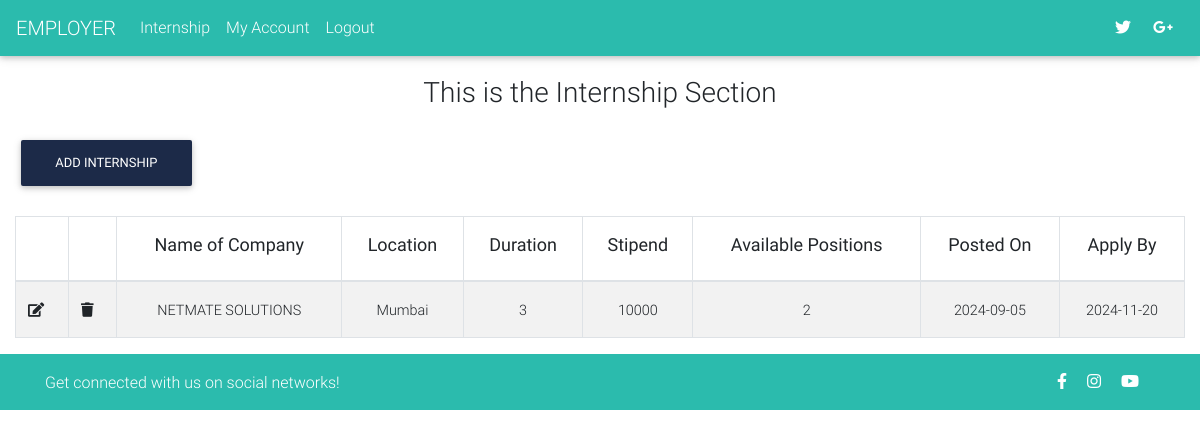
Page /employer/internship.php (signed in) on the committed database.
### tables this page shows
CREATE TABLE `internships` (
  `id` int(11) NOT NULL,
  `emp_id` int(11) NOT NULL,
  `category` text NOT NULL,
  `postedOn` text NOT NULL,
  `applyBy` text NOT NULL,
  `nameOfCompany` text NOT NULL,
  `aboutCompany` text NOT NULL,
  `aboutInternship` text NOT NULL,
  `location` text NOT NULL,
  `perks` text NOT NULL,
  `duration` int(100) NOT NULL,
  `stipend` int(100) NOT NULL,
  `positions` int(11) NOT NULL,
  `whoCanApply` text NOT NULL,
  `featured` tinyint(4) NOT NULL DEFAULT '0',
  `deleted` tinyint(4) NOT NULL DEFAULT '0'
);

CREATE TABLE `employer` (
  `id` int(11) NOT NULL,
  `nameOfCompany` text NOT NULL,
  `aboutCompany` text NOT NULL,
  `email` varchar(255) NOT NULL,
  `password` varchar(255) NOT NULL,
  `address1` text NOT NULL,
  `address2` text NOT NULL,
  `city` varchar(100) NOT NULL,
  `state` varchar(100) NOT NULL,
  `zipcode` int(100) NOT NULL,
  `phone` text NOT NULL,
  `country` varchar(100) NOT NULL,
  `ip` varchar(255) NOT NULL,
  `date` datetime NOT NULL DEFAULT CURRENT_TIMESTAMP
);

### employer/internship.php (the view, shortened to what this page needs)
<?php
  include('includes/header.php');
?>
<?php
  $email = $_SESSION['email'];
  $sql = "SELECT * FROM employer WHERE email = '$email'";
    $result = $db->query($sql);
    while ($row_pro = mysqli_fetch_array($result)) {
          $emp_id = $row_pro['id'];
          $emp_name = $row_pro['nameOfCompany'];
          $emp_about = $row_pro['aboutCompany'];
    }
?>
<?php
  if(!isset($_SESSION['email'])){
      echo "<script>window.open('login.php','_self')</script>";
    }else{
?>
  <main>
    <h3 class="text-center p-3">This is the Internship Section</h3>
    <?php
      if(isset($_GET['add']) || isset($_GET['edit'])){
        $parentQuery = $db->query("SELECT * FROM internships");
        $category = ((isset($_POST['category']) && $_POST['category'] != '')?sanitize($_POST['category']):'');
        $postedOn = ((isset($_POST['postedOn']) && $_POST['postedOn'] != '')?sanitize($_POST['postedOn']):'');
        $applyBy = ((isset($_POST['applyBy']) && $_POST['applyBy'] != '')?sanitize($_POST['applyBy']):'');
        $nameOfCompany = ((isset($_POST['nameOfCompany']) && $_POST['nameOfCompany'] != '')?sanitize($_POST['nameOfCompany']):'');
        $aboutCompany = ((isset($_POST['aboutCompany']) && $_POST['aboutCompany'] != '')?sanitize($_POST['aboutCompany']):'');
        $aboutInternship = ((isset($_POST['aboutInternship']) && $_POST['aboutInternship'] != '')?sanitize($_POST['aboutInternship']):'');
        $location = ((isset($_POST['location']) && $_POST['location'] != '')?sanitize($_POST['location']):'');
        $perks = ((isset($_POST['perks']) && $_POST['perks'] != '')?sanitize($_POST['perks']):'');
        $duration = ((isset($_POST['duration']) && $_POST['duration'] != '')?sanitize($_POST['duration']):'');
        $stipend = ((isset($_POST['stipend']) && $_POST['stipend'] != '')?sanitize($_POST['stipend']):'');
        $positions = ((isset($_POST['positions']) && $_POST['positions'] != '')?sanitize($_POST['positions']):'');
        $whoCanApply = ((isset($_POST['whoCanApply']) && $_POST['whoCanApply'] != '')?sanitize($_POST['whoCanApply']):'');
        if(isset($_GET['edit'])){
          $edit_id = (int)$_GET['edit'];
          $internshipResults = $db->query("SELECT * FROM internships WHERE id = '$edit_id'");
          $internship = mysqli_fetch_assoc($internshipResults);
          $category = ((isset($_POST['category']) && $_POST['category'] != '')?sanitize($_POST['category']):$internship['category']);
          $postedOn = ((isset($_POST['postedOn']) && $_POST['postedOn'] != '')?sanitize($_POST['postedOn']):$internship['postedOn']);
          $applyBy = ((isset($_POST['applyBy']) && $_POST['applyBy'] != '')?sanitize($_POST['applyBy']):$internship['applyBy']);
          $nameOfCompany = ((isset($_POST['nameOfCompany']) && $_POST['nameOfCompany'] != '')?sanitize($_POST['nameOfCompany']):$internship['nameOfCompany']);
          $aboutCompany = ((isset($_POST['aboutCompany']) && $_POST['aboutCompany'] != '')?sanitize($_POST['aboutCompany']):$internship['aboutCompany']);
          $aboutInternship = ((isset($_POST['aboutInternship']) && $_POST['aboutInternship'] != '')?sanitize($_POST['aboutInternship']):$internship['aboutInternship']);
          $location = ((isset($_POST['location']) && $_POST['location'] != '')?sanitize($_POST['location']):$internship['location']);
          $perks = ((isset($_POST['perks']) && $_POST['perks'] != '')?sanitize($_POST['perks']):$internship['perks']);
          $duration = ((isset($_POST['duration']) && $_POST['duration'] != '')?sanitize($_POST['duration']):$internship['duration']);
          $stipend = ((isset($_POST['stipend']) && $_POST['stipend'] != '')?sanitize($_POST['stipend']):$internship['stipend']);
          $positions = ((isset($_POST['positions']) && $_POST['positions'] != '')?sanitize($_POST['positions']):$internship['positions']);
          $whoCanApply = ((isset($_POST['whoCanApply']) && $_POST['whoCanApply'] != '')?sanitize($_POST['whoCanApply']):$internship['whoCanApply']);
        }
        if($_POST){
          $insertSql = "INSERT INTO internships (`category`,`emp_id`,`postedOn`,`applyBy`,`nameOfCompany`,`aboutCompany`,`aboutInternship`,`location`,`perks`,`duration`,`stipend`,`positions`,`whoCanApply`) VALUES ('$category','$emp_id','$postedOn','$applyBy','$nameOfCompany','$aboutCompany','$aboutInternship','$location','$perks','$duration','$stipend','$positions','$whoCanApply')";
            if(isset($_GET['edit'])){
              $insertSql = "UPDATE internships SET category = '$category',emp_id = '$emp_id', postedOn = '$postedOn', applyBy = '$applyBy', nameOfCompany = '$nameOfCompany', aboutCompany = '$aboutCompany', aboutInternship = '$aboutInternship', location = '$location', perks = '$perks', duration = '$duration', stipend = '$stipend', positions = '$positions', whoCanApply = '$whoCanApply' WHERE id = '$edit_id'";
            }
          $db->query($insertSql);
        }
    ?>
    <div class="container">
      <div class="">
        <div class="card">
          <div class="card-header card-title text-center">
            <h4 class="text-center"><?=((isset($_GET['edit']))?'EDIT':'ADD');?> INTERNSHIP DETAILS</h4>
          </div>
          <div class="card-body">
            <form class="text-center" style="color: #757575;" action="internship.php?<?=((isset($_GET['edit']))?'edit='.$edit_id:'add=1');?>" method="post" enctype="multipart/form-data">
              <div class="md-form">
                <input type="text" id="category" name="category" class="form-control" value="<?=$category;?>" required>
                <label for="category">Category</label>
              </div>
              <div class="md-form">
                <input type="date" id="postedOn" name="postedOn" class="form-control" value="<?=$postedOn;?>">
                <label for="postedOn">Posted On</label>
              </div>
              <div class="md-form">
                <input type="date" id="applyBy" name="applyBy" class="form-control" value="<?=$applyBy;?>" required>
                <label for="applyBy">Apply By</label>
              </div>
              <div class="md-form">
                <input type="text" id="nameOfCompany" name="nameOfCompany" class="form-control" value="<?=$emp_name;?>" required>
                <label for="nameOfCompany">Name of Company</label>
              </div>
              <div class="md-form">
                <textarea id="aboutCompany" name="aboutCompany" class="md-textarea form-control" value="<?=$emp_about;?>" rows="3" required></textarea>
                <label for="aboutCompany">About Company</label>
              </div>
              <div class="md-form">
                <textarea id="aboutInternship" name="aboutInternship" class="md-textarea form-control" value="<?=$aboutInternship;?>" rows="3" required></textarea>
                <label for="aboutInternship">About Internship</label>
              </div>
              <div class="md-form">
                <input type="text" id="location" name="location" class="form-control" value="<?=$location;?>" required>
                <label for="location">Location</label>
              </div>
              <div class="md-form">
                <input type="text" id="perks" name="perks" class="form-control" value="<?=$perks;?>" required>
                <label for="perks">Perks of Internship</label>
              </div>
              <div class="md-form">
                <input type="number" id="duration" name="duration" class="form-control" value="<?=$duration;?>" required>
                <label for="duration">Duration</label>
              </div>
              <div class="md-form">
                <input type="number" id="stipend" name="stipend" class="form-control" value="<?=$stipend;?>" required>
                <label for="stipend">Stipend</label>
              </div>
              <div class="md-form">
                <input type="number" id="positions" name="positions" class="form-control" value="<?=$positions;?>" required>
                <label for="positions">No. of Positions Available</label>
              </div>
              <div class="md-form">
                <textarea id="whoCanApply" name="whoCanApply" class="md-textarea form-control" value="<?=$whoCanApply;?>" rows="3" required></textarea>
                <label for="whoCanApply">Who Can Apply</label>
              </div>
              <div class="card-footer">
                <button class="btn btn-black waves-effect z-depth-0" type="submit" name="add"><?=((isset($_GET['edit']))?'EDIT':'ADD');?> INTERNSHIPS</button>
              </div>
            </form>
          </div>
        </div>
      </div>
      <?php }
          else{
      ?>
      <div class="container-fluid table-responsive">
        <a href="internship.php?add=1" class="btn text-white" style="background-color: #1c2a48" id="add-product-btn">Add Internship</a>
        <div class="clearfix"></div><br>
        <table class="table table-striped table-bordered" style="display: table;">
          <thead>
            <th></th>
            <th></th>
            <th class="text-center"><h5 class="h5-responsive"><b>Name of Company</b></h5></th>
            <th class="text-center"><h5 class="h5-responsive"><b>Location</b></h5></th>
            <th class="text-center"><h5 class="h5-responsive"><b>Duration</b></h5></th>
            <th class="text-center"><h5 class="h5-responsive"><b>Stipend</b></h5></th>
            <th class="text-center"><h5 class="h5-responsive"><b>Available Positions</b></h5></th>
            <th class="text-center"><h5 class="h5-responsive"><b>Posted On</b></h5></th>
            <th class="text-center"><h5 class="h5-responsive"><b>Apply By</b></h5></th>
          </thead>
          <tbody>
            <?php
              $sql = "SELECT * FROM internships WHERE deleted = 0 AND emp_id = $emp_id";
              $internships = $db->query($sql);
            ?>
            <?php while($internship = mysqli_fetch_assoc($internships)):?>
              <tr>
                <td>
                  <a href="internship.php?edit=<?=$internship['id'];?>"><i class="fas fa-edit"></i></a>
                </td>
                <td>
                  <a href="internship.php?delete=<?=$internship['id'];?>"><i class="fas fa-trash"></i></a>
                </td>
                <td class="text-center"><?=$emp_name;?></td>
                <td class="text-center"><?=$internship['location'];?></td>
                <td class="text-center"><?=$internship['duration'];?></td>
                <td class="text-center"><?=$internship['stipend'];?></td>
                <td class="text-center"><?=$internship['positions'];?></td>
                <td class="text-center"><?=$internship['postedOn'];?></td>
                <td class="text-center"><?=$internship['applyBy'];?></td>
              </tr>
            <?php endwhile;?>
          </tbody>
        </table>
      </div>
    <?php } ?>
  </main>
<?php include 'includes/footer.php'; } ?>

### rows in the picture
internships: location "Mumbai", duration "3", stipend "10000", positions "2", postedOn "2024-09-05", applyBy "2024-11-20"
employer: nameOfCompany "NETMATE SOLUTIONS"
